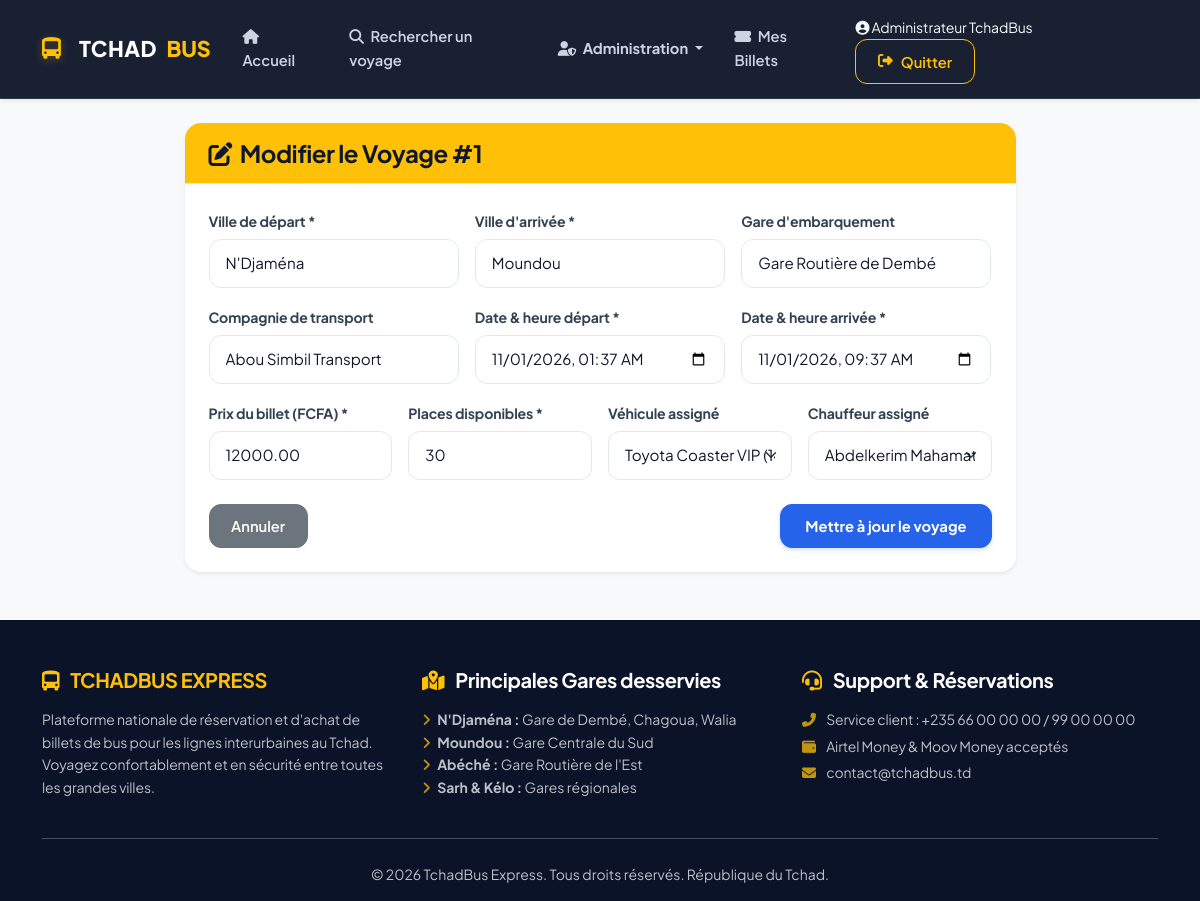
The app's page /admin/voyages/modifier.php?id=1 (signed in) with its own data.
### tables this page shows
CREATE TABLE IF NOT EXISTS `voyages` (
  `id` INT AUTO_INCREMENT PRIMARY KEY,
  `ville_depart` VARCHAR(100) NOT NULL,
  `ville_arrivee` VARCHAR(100) NOT NULL,
  `gare_depart` VARCHAR(150) DEFAULT 'Gare Routière Centrale',
  `date_depart` DATETIME NOT NULL,
  `date_arrivee` DATETIME NOT NULL,
  `prix` DECIMAL(10,2) NOT NULL,
  `places_disponibles` INT NOT NULL,
  `compagnie` VARCHAR(100) DEFAULT 'TchadBus Express',
  `vehicule_id` INT DEFAULT NULL,
  `chauffeur_id` INT DEFAULT NULL,
  `created_at` TIMESTAMP DEFAULT CURRENT_TIMESTAMP,
  FOREIGN KEY (`vehicule_id`) REFERENCES `vehicules`(`id`) ON DELETE SET NULL,
  FOREIGN KEY (`chauffeur_id`) REFERENCES `chauffeurs`(`id`) ON DELETE SET NULL
);

CREATE TABLE IF NOT EXISTS `vehicules` (
  `id` INT AUTO_INCREMENT PRIMARY KEY,
  `marque` VARCHAR(100) NOT NULL,
  `immatriculation` VARCHAR(50) NOT NULL,
  `capacite` INT NOT NULL,
  `climatise` TINYINT(1) DEFAULT 1,
  `created_at` TIMESTAMP DEFAULT CURRENT_TIMESTAMP
);

CREATE TABLE IF NOT EXISTS `chauffeurs` (
  `id` INT AUTO_INCREMENT PRIMARY KEY,
  `nom` VARCHAR(100) NOT NULL,
  `telephone` VARCHAR(30) DEFAULT NULL,
  `permis` VARCHAR(50) DEFAULT NULL,
  `created_at` TIMESTAMP DEFAULT CURRENT_TIMESTAMP
);

### admin/voyages/modifier.php (the view, shortened to what this page needs)
<?php
$database = new Database();
$db = $database->getConnection();
$id = intval($_GET['id']);
$stmt = $db->prepare("SELECT * FROM voyages WHERE id = :id");
$stmt->execute([':id' => $id]);
$voyage = $stmt->fetch(PDO::FETCH_ASSOC);
$vehicules = $db->query("SELECT * FROM vehicules ORDER BY marque ASC")->fetchAll(PDO::FETCH_ASSOC);
$chauffeurs = $db->query("SELECT * FROM chauffeurs ORDER BY nom ASC")->fetchAll(PDO::FETCH_ASSOC);
include '../../includes/header.php';
?>
<div class="row justify-content-center">
    <div class="col-md-9">
        <div class="card shadow-sm border-0 rounded-4">
            <div class="card-header bg-warning text-dark py-3">
                <h4 class="mb-0 fw-bold"><i class="fas fa-edit me-1"></i> Modifier le Voyage #<?php echo $voyage['id']; ?></h4>
            </div>
            <div class="card-body p-4">
                <form method="POST" action="">
                    <div class="row g-3">
                        <div class="col-md-4">
                            <label class="form-label fw-bold">Ville de départ *</label>
                            <input list="villes_tchad" type="text" class="form-control" name="ville_depart" value="<?php echo htmlspecialchars($voyage['ville_depart']); ?>" required>
                        </div>
                        <div class="col-md-4">
                            <label class="form-label fw-bold">Ville d'arrivée *</label>
                            <input list="villes_tchad" type="text" class="form-control" name="ville_arrivee" value="<?php echo htmlspecialchars($voyage['ville_arrivee']); ?>" required>
                        </div>
                        <div class="col-md-4">
                            <label class="form-label fw-bold">Gare d'embarquement</label>
                            <input type="text" class="form-control" name="gare_depart" value="<?php echo htmlspecialchars($voyage['gare_depart'] ?? ''); ?>">
                        </div>
                        <div class="col-md-4">
                            <label class="form-label fw-bold">Compagnie de transport</label>
                            <input type="text" class="form-control" name="compagnie" value="<?php echo htmlspecialchars($voyage['compagnie'] ?? 'TchadBus'); ?>">
                        </div>
                        <div class="col-md-4">
                            <label class="form-label fw-bold">Date & heure départ *</label>
                            <input type="datetime-local" class="form-control" name="date_depart" value="<?php echo date('Y-m-d\TH:i', strtotime($voyage['date_depart'])); ?>" required>
                        </div>
                        <div class="col-md-4">
                            <label class="form-label fw-bold">Date & heure arrivée *</label>
                            <input type="datetime-local" class="form-control" name="date_arrivee" value="<?php echo date('Y-m-d\TH:i', strtotime($voyage['date_arrivee'])); ?>" required>
                        </div>
                        <div class="col-md-3">
                            <label class="form-label fw-bold">Prix du billet (FCFA) *</label>
                            <input type="number" class="form-control" name="prix" value="<?php echo $voyage['prix']; ?>" required>
                        </div>
                        <div class="col-md-3">
                            <label class="form-label fw-bold">Places disponibles *</label>
                            <input type="number" class="form-control" name="places_disponibles" value="<?php echo $voyage['places_disponibles']; ?>" required>
                        </div>
                        <div class="col-md-3">
                            <label class="form-label fw-bold">Véhicule assigné</label>
                            <select class="form-select" name="vehicule_id">
                                <?php foreach ($vehicules as $ve): ?>
                                    <option value="<?php echo $ve['id']; ?>" <?php if($voyage['vehicule_id'] == $ve['id']) echo 'selected'; ?>>
                                        <?php echo htmlspecialchars($ve['marque']); ?> (<?php echo htmlspecialchars($ve['immatriculation']); ?>)
                                    </option>
                                <?php endforeach; ?>
                            </select>
                        </div>
                        <div class="col-md-3">
                            <label class="form-label fw-bold">Chauffeur assigné</label>
                            <select class="form-select" name="chauffeur_id">
                                <?php foreach ($chauffeurs as $ch): ?>
                                    <option value="<?php echo $ch['id']; ?>" <?php if($voyage['chauffeur_id'] == $ch['id']) echo 'selected'; ?>>
                                        <?php echo htmlspecialchars($ch['nom']); ?> (<?php echo htmlspecialchars($ch['telephone']); ?>)
                                    </option>
                                <?php endforeach; ?>
                            </select>
                        </div>
                    </div>
                    <div class="mt-4 d-flex justify-content-between">
                        <a href="index.php" class="btn btn-secondary">Annuler</a>
                        <button type="submit" class="btn btn-primary fw-bold px-4">Mettre à jour le voyage</button>
                    </div>
                </form>
            </div>
        </div>
    </div>
</div>
<?php include '../../includes/footer.php'; ?>

### assets/css/style.css (style rules this page uses)
:root { --primary-color: #2563eb; --primary-hover: #1d4ed8; --primary-light: #eff6ff; --primary-dark: #1e40af; --secondary-color: #0f172a; --secondary-light: #334155; --success-color: #10b981; --success-light: #ecfdf5; --warning-color: #f59e0b; --warning-light: #fffbeb; --danger-color: #ef4444; --danger-light: #fef2f2; --info-color: #06b6d4; --info-light: #ecfeff; --bg-main: #f8fafc; --bg-card: #ffffff; --border-color: #e2e8f0; --border-hover: #cbd5e1; --text-main: #0f172a; --text-muted: #64748b; --text-light: #94a3b8; --shadow-sm: 0 1px 3px rgba(0, 0, 0, 0.05), 0 1px 2px rgba(0, 0, 0, 0.03); --shadow-md: 0 4px 6px -1px rgba(0, 0, 0, 0.06), 0 2px 4px -2px rgba(0, 0, 0, 0.04); --shadow-lg: 0 10px 25px -5px rgba(0, 0, 0, 0.06), 0 8px 10px -6px rgba(0, 0, 0, 0.04); --shadow-xl: 0 20px 35px -5px rgba(37, 99, 235, 0.12), 0 10px 10px -5px rgba(0, 0, 0, 0.03); --radius-sm: 8px; --radius-md: 12px; --radius-lg: 16px; --radius-xl: 24px; --radius-pill: 9999px; --transition-fast: 0.15s ease; --transition-normal: 0.25s cubic-bezier(0.16, 1, 0.3, 1); }
*, *::before, *::after { box-sizing: border-box; }
html { scroll-behavior: smooth; }
body { font-family: 'Plus Jakarta Sans', system-ui, -apple-system, sans-serif; background-color: var(--bg-main); color: var(--text-main); line-height: 1.6; min-height: 100vh; display: flex; flex-direction: column; -webkit-font-smoothing: antialiased; }
h1, h2, h3, h4, h5, h6, .h1, .h2, .h3, .h4, .h5, .h6 { font-weight: 700; color: var(--text-main); letter-spacing: -0.02em; }
p, span, label { letter-spacing: -0.01em; }
.card { background-color: var(--bg-card); border: 1px solid var(--border-color); border-radius: var(--radius-lg); box-shadow: var(--shadow-sm); transition: var(--transition-normal); overflow: hidden; }
.card-header { background-color: #ffffff; border-bottom: 1px solid var(--border-color); padding: 1.25rem 1.5rem; font-weight: 700; }
.card-body { padding: 1.5rem; }
.btn { font-weight: 600; font-size: 0.92rem; padding: 0.65rem 1.35rem; border-radius: var(--radius-md); transition: var(--transition-fast); display: inline-flex; align-items: center; justify-content: center; gap: 0.5rem; }
.btn-primary { background-color: var(--primary-color); border-color: var(--primary-color); color: #ffffff; box-shadow: 0 2px 4px rgba(37, 99, 235, 0.2); }
.form-label { font-weight: 600; font-size: 0.88rem; color: var(--secondary-light); margin-bottom: 0.4rem; }
.form-control, .form-select { font-family: inherit; font-size: 0.95rem; padding: 0.75rem 1rem; border: 1.5px solid var(--border-color); border-radius: var(--radius-md); background-color: #ffffff; color: var(--text-main); transition: var(--transition-fast); }

### records on screen
voyages: id "1", ville_depart "N'Djaména", ville_arrivee "Moundou", gare_depart "Gare Routière de Dembé", compagnie "Abou Simbil Transport", date_depart "11/01/2026 01:37", date_arrivee "11/01/2026 09:37", prix "12000.00", places_disponibles "30", vehicule_id "Toyota Coaster VIP (14-A-1234-TD)", chauffeur_id "Abdelkerim Mahamat (+235 66 33 22 11)"

### other values on screen
$_SESSION['user_name'] "Administrateur TchadBus"
